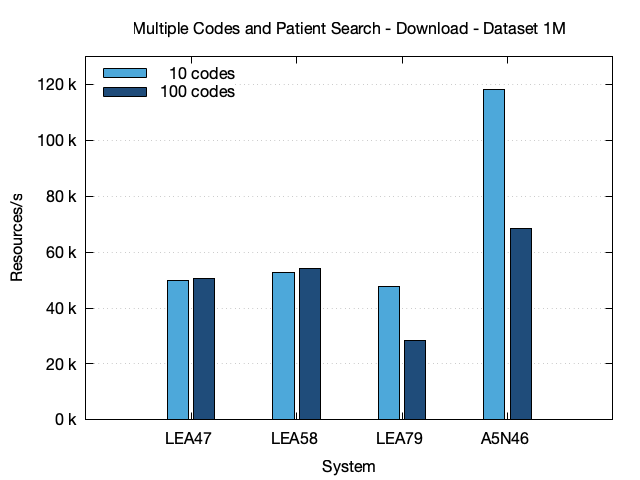

Recreate this plot in gnuplot.
# Set the terminal to PNG and specify the output file
set terminal pngcairo enhanced font 'Helvetica Neue,12'
set output 'multiple-codes-patient-search-download-1M.png'

# Set the data separator and skip the header
set datafile separator "|"
set style data histograms
set style histogram clustered
set style fill solid border -1
set boxwidth 0.8
set key left top reverse

# Define x-axis and y-axis labels
set title "Multiple Codes and Patient Search - Download - Dataset 1M"
set xlabel 'System'
set ylabel 'Resources/s'
set format y "%.0f k"
set yrange [0:130]

# Define grid
set grid ytics

# Define line styles and colors for each code count
set style line 1 lc rgb '#4DA8DA'
set style line 2 lc rgb '#1F4C7A'

# Plot the data
plot 'multiple-codes-patient-search-download-1M.txt' using 4:xtic(2) every 2 ls 1 title '10 codes', \
     'multiple-codes-patient-search-download-1M.txt' using 4:xtic(2) every 2::1 ls 2 title '100 codes'
